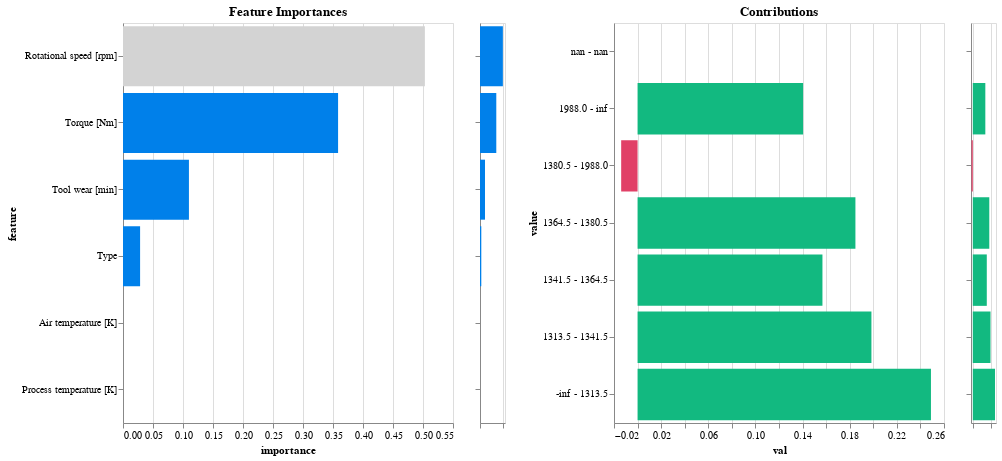

Source (notebook cell):
### Code cell
model.explain()

### Figure 1 — Vega-Lite specification as saved in the notebook (floating-point values rounded to 4 significant figures)
{"config": {"view": {"continuousWidth": 300, "continuousHeight": 300}}, "hconcat": [{"mark": {"type": "bar", "color": "#0080ea"}, "encoding": {"color": {"condition": {"param": "param_13", "value": "lightgray"}, "value": "#0080ea"}, "tooltip": {"field": "importance_label", "type": "nominal"}, "x": {"field": "importance", "type": "quantitative"}, "y": {"field": "feature", "sort": {"field": "importance", "order": "descending"}, "type": "nominal"}}, "height": 400, "name": "view_17", "title": "Feature Importances", "transform": [{"filter": {"param": "param_14"}}], "width": 330}, {"mark": {"type": "bar", "color": "#0080ea"}, "encoding": {"x": {"axis": {"labels": false, "title": null}, "field": "importance", "type": "quantitative"}, "y": {"axis": {"labels": false, "title": null}, "field": "feature", "sort": "-x", "type": "nominal"}}, "height": 400, "name": "view_18", "width": 25}, {"data": {"name": "data-8d4d756b092e3f3ce28e1b01c22c78c5"}, "mark": {"type": "bar", "color": "#e14067"}, "encoding": {"color": {"condition": {"test": "(datum.contribution < 0)", "value": "#e14067"}, "value": "#12b980"}, "tooltip": {"field": "score_label", "type": "nominal"}, "x": {"field": "val", "type": "quantitative"}, "y": {"field": "value", "sort": {"field": "index", "order": "descending"}, "type": "nominal"}}, "height": 400, "name": "view_19", "title": "Contributions", "transform": [{"fold": ["contribution", "mean", "frequency"], "as": ["column", "val"]}, {"filter": {"param": "Select"}}, {"filter": {"param": "param_13"}}, {"filter": {"param": "param_15"}}], "width": 330}, {"data": {"name": "data-8d4d756b092e3f3ce28e1b01c22c78c5"}, "mark": {"type": "bar", "color": "#e14067"}, "encoding": {"color": {"condition": {"test": "(datum.contribution < 0)", "value": "#e14067"}, "value": "#12b980"}, "x": {"axis": {"labels": false, "title": null}, "field": "contribution", "type": "quantitative"}, "y": {"axis": {"labels": false, "title": null}, "field": "value", "sort": {"field": "index", "order": "descending"}, "type": "nominal"}}, "height": 400, "name": "view_20", "transform": [{"filter": {"param": "param_13"}}], "width": 25}], "data": {"name": "data-7927ac7ff1c3fb411be34bad59405be3"}, "params": [{"name": "param_13", "select": {"type": "point", "fields": ["feature"]}, "value": "Rotational speed [rpm]", "views": ["view_17"]}, {"name": "Select", "select": {"type": "point", "fields": ["column"]}, "bind": {"input": "select", "options": ["contribution", "mean", "frequency"]}, "value": "contribution", "views": ["view_17", "view_19"]}, {"name": "param_14", "select": {"type": "interval", "encodings": ["y"]}, "views": ["view_18"]}, {"name": "param_15", "select": {"type": "interval", "encodings": ["y"]}, "views": ["view_20"]}], "$schema": "https://vega.github.io/schema/vega-lite/v5.20.1.json", "datasets": {"data-7927ac7ff1c3fb411be34bad59405be3": [{"feature": "Air temperature [K]", "importance": 0.0, "importance_label": "0.0%"}, {"feature": "Process temperature [K]", "importance": 0.0, "importance_label": "0.0%"}, {"feature": "Type", "importance": 0.0285, "importance_label": "2.8%"}, {"feature": "Tool wear [min]", "importance": 0.1099, "importance_label": "11.0%"}, {"feature": "Torque [Nm]", "importance": 0.3585, "importance_label": "35.8%"}, {"feature": "Rotational speed [rpm]", "importance": 0.5031, "importance_label": "50.3%"}], "data-8d4d756b092e3f3ce28e1b01c22c78c5": [{"index": 0, "value": "H", "contribution": -0.004007, "mean": 0.01608, "frequency": 0.1021, "feature": "Type", "score_label": "-0.4"}, {"index": 1, "value": "M", "contribution": -0.0009334, "mean": 0.03274, "frequency": 0.3009, "feature": "Type", "score_label": "-0.1"}, {"index": 2, "value": "L", "contribution": 0.02441, "mean": 0.04025, "frequency": 0.597, "feature": "Type", "score_label": "2.4"}, {"index": 3, "value": "Null", "contribution": 0.0, "mean": 0.0, "frequency": 0.0, "feature": "Type", "score_label": "0.0"}, {"index": 0, "value": "-inf - inf", "contribution": 0.0, "mean": 0.03552, "frequency": 1.0, "feature": "Air temperature [K]", "score_label": "0.0"}, {"index": 1, "value": "nan - nan", "contribution": 0.0, "mean": 0.0, "frequency": 0.0, "feature": "Air temperature [K]", "score_label": "0.0"}, {"index": 0, "value": "-inf - inf", "contribution": 0.0, "mean": 0.03552, "frequency": 1.0, "feature": "Process temperature [K]", "score_label": "0.0"}, {"index": 1, "value": "nan - nan", "contribution": 0.0, "mean": 0.0, "frequency": 0.0, "feature": "Process temperature [K]", "score_label": "0.0"}, {"index": 0, "value": "-inf - 1313.5", "contribution": 0.2489, "mean": 0.216, "frequency": 0.03179, "feature": "Rotational speed [rpm]", "score_label": "24.9"}, {"index": 1, "value": "1313.5 - 1341.5", "contribution": 0.1984, "mean": 0.1773, "frequency": 0.03284, "feature": "Rotational speed [rpm]", "score_label": "19.8"}, {"index": 2, "value": "1341.5 - 1364.5", "contribution": 0.1569, "mean": 0.1381, "frequency": 0.04, "feature": "Rotational speed [rpm]", "score_label": "15.7"}, {"index": 3, "value": "1364.5 - 1380.5", "contribution": 0.1848, "mean": 0.1625, "frequency": 0.03582, "feature": "Rotational speed [rpm]", "score_label": "18.5"}, {"index": 4, "value": "1380.5 - 1988.0", "contribution": -0.01391, "mean": 0.009301, "frequency": 0.8345, "feature": "Rotational speed [rpm]", "score_label": "-1.4"}, {"index": 5, "value": "1988.0 - inf", "contribution": 0.1405, "mean": 0.1488, "frequency": 0.02507, "feature": "Rotational speed [rpm]", "score_label": "14.0"}, {"index": 6, "value": "nan - nan", "contribution": 0.0, "mean": 0.0, "frequency": 0.0, "feature": "Rotational speed [rpm]", "score_label": "0.0"}, {"index": 0, "value": "-inf - 20.25", "contribution": 0.1412, "mean": 0.1497, "frequency": 0.02493, "feature": "Torque [Nm]", "score_label": "14.1"}, {"index": 1, "value": "20.25 - 52.45", "contribution": -0.01127, "mean": 0.01464, "frequency": 0.8664, "feature": "Torque [Nm]", "score_label": "-1.1"}, {"index": 2, "value": "52.45 - 55.35", "contribution": 0.08763, "mean": 0.08761, "frequency": 0.0494, "feature": "Torque [Nm]", "score_label": "8.8"}, {"index": 3, "value": "55.35 - 59.05", "contribution": 0.1293, "mean": 0.1304, "frequency": 0.0309, "feature": "Torque [Nm]", "score_label": "12.9"}, {"index": 4, "value": "59.05 - inf", "contribution": 0.45, "mean": 0.3789, "frequency": 0.02836, "feature": "Torque [Nm]", "score_label": "45.0"}, {"index": 5, "value": "nan - nan", "contribution": 0.0, "mean": 0.0, "frequency": 0.0, "feature": "Torque [Nm]", "score_label": "0.0"}, {"index": 0, "value": "-inf - 199.5", "contribution": -0.006339, "mean": 0.0241, "frequency": 0.9227, "feature": "Tool wear [min]", "score_label": "-0.6"}, {"index": 1, "value": "199.5 - 210.5", "contribution": 0.1743, "mean": 0.1458, "frequency": 0.04299, "feature": "Tool wear [min]", "score_label": "17.4"}, {"index": 2, "value": "210.5 - inf", "contribution": 0.2411, "mean": 0.2043, "frequency": 0.03433, "feature": "Tool wear [min]", "score_label": "24.1"}, {"index": 3, "value": "nan - nan", "contribution": 0.0, "mean": 0.0, "frequency": 0.0, "feature": "Tool wear [min]", "score_label": "0.0"}]}}
